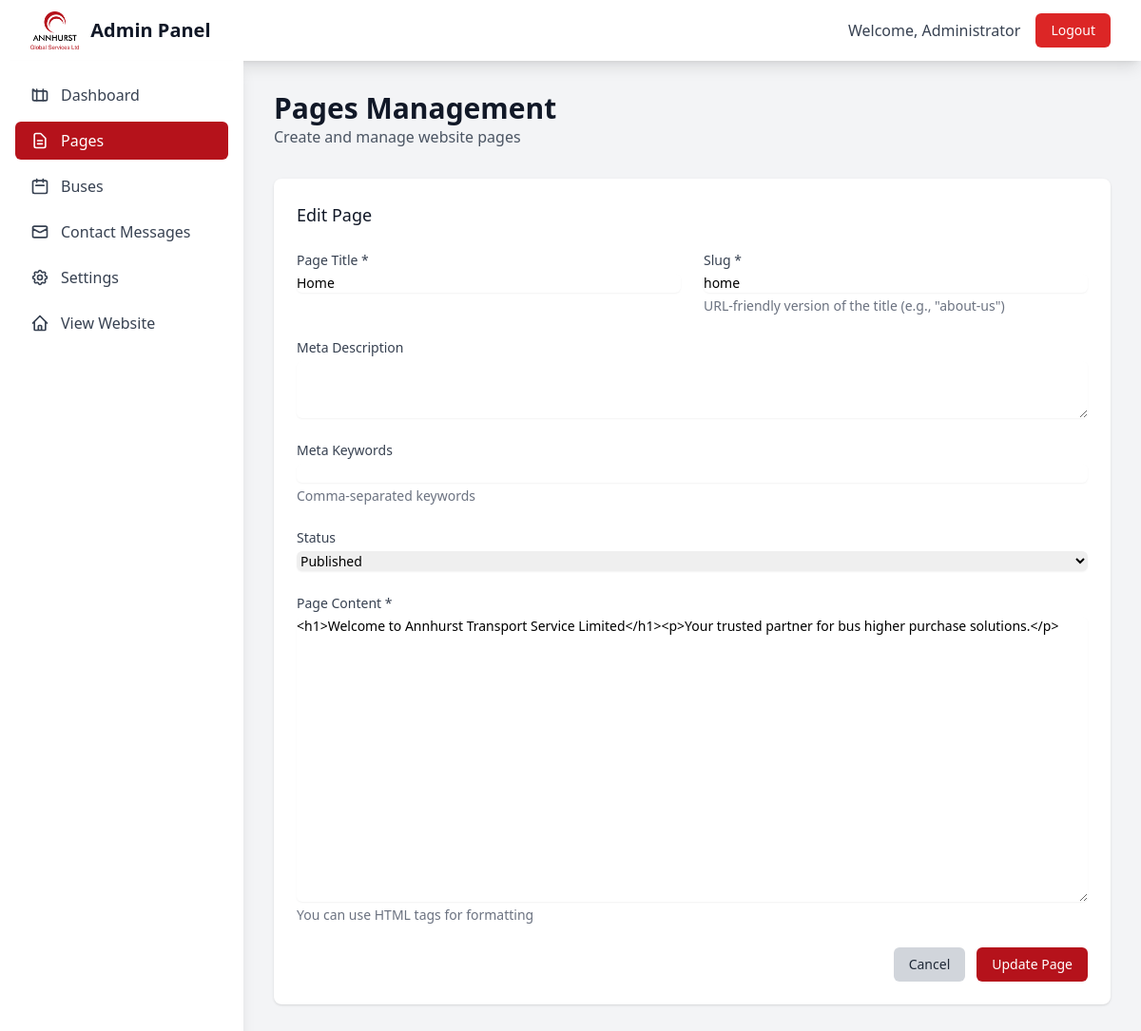
The page /admin/pages.php?action=edit&id=1 (signed in) on the database its author committed.
### tables this page shows
CREATE TABLE pages (
    id INT AUTO_INCREMENT PRIMARY KEY,
    title VARCHAR(255) NOT NULL,
    slug VARCHAR(255) UNIQUE NOT NULL,
    content LONGTEXT,
    meta_description TEXT,
    meta_keywords TEXT,
    status ENUM('published', 'draft', 'private') DEFAULT 'draft',
    featured_image VARCHAR(255),
    author_id INT,
    created_at TIMESTAMP DEFAULT CURRENT_TIMESTAMP,
    updated_at TIMESTAMP DEFAULT CURRENT_TIMESTAMP ON UPDATE CURRENT_TIMESTAMP,
    FOREIGN KEY (author_id) REFERENCES users(id) ON DELETE SET NULL
);

### admin/pages.php (the view, shortened to what this page needs)
<?php
$action = $_GET['action'] ?? 'list';
function getPages() {
    try {
        $pdo = getDBConnection();
        $stmt = $pdo->query("SELECT p.*, u.username as author FROM pages p LEFT JOIN users u ON p.author_id = u.id ORDER BY p.created_at DESC");
        return $stmt->fetchAll();
    } catch (Exception $e) {
        return [];
    }
}
function getPage($id) {
    try {
        $pdo = getDBConnection();
        $stmt = $pdo->prepare("SELECT * FROM pages WHERE id = ?");
        $stmt->execute([$id]);
        return $stmt->fetch();
    } catch (Exception $e) {
        return null;
    }
}
$pages = getPages();
$currentPage = null;
if ($action === 'edit' && isset($_GET['id'])) {
    $currentPage = getPage($_GET['id']);
}
?>
<!DOCTYPE html>
<html lang="en">
<head>
    <script src="https://cdn.tailwindcss.com"></script>
</head>
<body class="bg-gray-100">
    <nav class="bg-white shadow-lg">
        <div class="max-w-7xl mx-auto px-4 sm:px-6 lg:px-8">
            <div class="flex justify-between h-16">
                <div class="flex items-center">
                    <div class="flex-shrink-0">
                        <div class="flex items-center">
                            <div class="rounded-lg flex items-center justify-center mr-3">
                                <img src="../img/ann.png" alt="Annhurst Transport" class="h-10 w-auto">
                            </div>
                            <span class="text-xl font-bold text-gray-900">Admin Panel</span>
                        </div>
                    </div>
                </div>
                <div class="flex items-center space-x-4">
                    <span class="text-gray-700">Welcome, <?php echo htmlspecialchars($_SESSION['admin_name']); ?></span>
                    <a href="logout.php" class="bg-red-600 hover:bg-red-700 text-white px-4 py-2 rounded-md text-sm font-medium transition-colors">Logout</a>
                </div>
            </div>
        </div>
    </nav>
    <div class="flex">
        <div class="w-64 bg-white shadow-lg min-h-screen">
            <div class="p-4">
                <nav class="space-y-2">
                    <a href="dashboard.php" class="flex items-center px-4 py-2 text-gray-700 hover:bg-gray-100 rounded-md">
                        Dashboard
                    </a>
                    <a href="pages.php" class="flex items-center px-4 py-2 text-gray-700 bg-primary text-white rounded-md">
                        <svg class="w-5 h-5 mr-3" fill="none" stroke="currentColor" viewBox="0 0 24 24">
                            <path stroke-linecap="round" stroke-linejoin="round" stroke-width="2" d="M9 12h6m-6 4h6m2 5H7a2 2 0 01-2-2V5a2 2 0 012-2h5.586a1 1 0 01.707.293l5.414 5.414a1 1 0 01.293.707V19a2 2 0 01-2 2z"></path>
                        </svg>
                        Pages
                    </a>
                    <a href="buses.php" class="flex items-center px-4 py-2 text-gray-700 hover:bg-gray-100 rounded-md">
                        <svg class="w-5 h-5 mr-3" fill="none" stroke="currentColor" viewBox="0 0 24 24">
                            <path stroke-linecap="round" stroke-linejoin="round" stroke-width="2" d="M8 7V3m8 4V3m-9 8h10M5 21h14a2 2 0 002-2V7a2 2 0 00-2-2H5a2 2 0 00-2 2v12a2 2 0 002 2z"></path>
                        </svg>
                        Buses
                    </a>
                    <a href="contacts.php" class="flex items-center px-4 py-2 text-gray-700 hover:bg-gray-100 rounded-md">
                        <svg class="w-5 h-5 mr-3" fill="none" stroke="currentColor" viewBox="0 0 24 24">
                            <path stroke-linecap="round" stroke-linejoin="round" stroke-width="2" d="M3 8l7.89 4.26a2 2 0 002.22 0L21 8M5 19h14a2 2 0 002-2V7a2 2 0 00-2-2H5a2 2 0 00-2 2v10a2 2 0 002 2z"></path>
                        </svg>
                        Contact Messages
                    </a>
                    <a href="settings.php" class="flex items-center px-4 py-2 text-gray-700 hover:bg-gray-100 rounded-md">
                        Settings
                    </a>
                    <a href="../index.php" class="flex items-center px-4 py-2 text-gray-700 hover:bg-gray-100 rounded-md">
                        <svg class="w-5 h-5 mr-3" fill="none" stroke="currentColor" viewBox="0 0 24 24">
                            <path stroke-linecap="round" stroke-linejoin="round" stroke-width="2" d="M3 12l2-2m0 0l7-7 7 7M5 10v10a1 1 0 001 1h3m10-11l2 2m-2-2v10a1 1 0 01-1 1h-3m-6 0a1 1 0 001-1v-4a1 1 0 011-1h2a1 1 0 011 1v4a1 1 0 001 1m-6 0h6"></path>
                        </svg>
                        View Website
                    </a>
                </nav>
            </div>
        </div>
        <div class="flex-1 p-8">
            <div class="mb-8 flex justify-between items-center">
                <div>
                    <h1 class="text-3xl font-bold text-gray-900">Pages Management</h1>
                    <p class="text-gray-600">Create and manage website pages</p>
                </div>
            </div>
            <?php if ($action === 'list'): ?>
                <div class="bg-white shadow rounded-lg">
                    <div class="px-6 py-4 border-b border-gray-200">
                        <h3 class="text-lg font-medium text-gray-900">All Pages</h3>
                    </div>
                    <div class="overflow-x-auto">
                        <table class="min-w-full divide-y divide-gray-200">
                            <thead class="bg-gray-50">
                                <tr>
                                    <th class="px-6 py-3 text-left text-xs font-medium text-gray-500 uppercase tracking-wider">Title</th>
                                    <th class="px-6 py-3 text-left text-xs font-medium text-gray-500 uppercase tracking-wider">Slug</th>
                                    <th class="px-6 py-3 text-left text-xs font-medium text-gray-500 uppercase tracking-wider">Status</th>
                                    <th class="px-6 py-3 text-left text-xs font-medium text-gray-500 uppercase tracking-wider">Author</th>
                                    <th class="px-6 py-3 text-left text-xs font-medium text-gray-500 uppercase tracking-wider">Created</th>
                                    <th class="px-6 py-3 text-left text-xs font-medium text-gray-500 uppercase tracking-wider">Actions</th>
                                </tr>
                            </thead>
                            <tbody class="bg-white divide-y divide-gray-200">
                                <?php foreach ($pages as $page): ?>
                                <tr>
                                    <td class="px-6 py-4 whitespace-nowrap">
                                        <div class="text-sm font-medium text-gray-900"><?php echo htmlspecialchars($page['title']); ?></div>
                                    </td>
                                    <td class="px-6 py-4 whitespace-nowrap">
                                        <div class="text-sm text-gray-500"><?php echo htmlspecialchars($page['slug']); ?></div>
                                    </td>
                                    <td class="px-6 py-4 whitespace-nowrap">
                                        <span class="px-2 inline-flex text-xs leading-5 font-semibold rounded-full
                                            <?php echo $page['status'] === 'published' ? 'bg-green-100 text-green-800' :
                                                  ($page['status'] === 'draft' ? 'bg-yellow-100 text-yellow-800' : 'bg-gray-100 text-gray-800'); ?>">
                                            <?php echo ucfirst($page['status']); ?>
                                        </span>
                                    </td>
                                    <td class="px-6 py-4 whitespace-nowrap text-sm text-gray-500">
                                        <?php echo htmlspecialchars($page['author'] ?? 'Unknown'); ?>
                                    </td>
                                    <td class="px-6 py-4 whitespace-nowrap text-sm text-gray-500">
                                        <?php echo date('M j, Y', strtotime($page['created_at'])); ?>
                                    </td>
                                    <td class="px-6 py-4 whitespace-nowrap text-sm font-medium">
                                        <a href="?action=edit&id=<?php echo $page['id']; ?>" class="text-primary hover:text-primary-dark mr-3">Edit</a>
                                        <a href="../index.php?page=<?php echo $page['slug']; ?>" target="_blank" class="text-blue-600 hover:text-blue-900 mr-3">View</a>
                                        <form method="POST" class="inline" onsubmit="return confirm('Are you sure you want to delete this page?')">
                                            <input type="hidden" name="id" value="<?php echo $page['id']; ?>">
                                            <button type="submit" name="action" value="delete" class="text-red-600 hover:text-red-900">Delete</button>
                                        </form>
                                    </td>
                                </tr>
                                <?php endforeach; ?>
                            </tbody>
                        </table>
                    </div>
                </div>
            <?php elseif ($action === 'new' || $action === 'edit'): ?>
                <div class="bg-white shadow rounded-lg p-6">
                    <h3 class="text-lg font-medium text-gray-900 mb-6">
                        <?php echo $action === 'new' ? 'Create New Page' : 'Edit Page'; ?>
                    </h3>
                    <form method="POST" class="space-y-6">
                        <div class="grid grid-cols-1 md:grid-cols-2 gap-6">
                            <div>
                                <label for="title" class="block text-sm font-medium text-gray-700">Page Title *</label>
                                <input type="text" id="title" name="title" required
                                       value="<?php echo htmlspecialchars($currentPage['title'] ?? ''); ?>"
                                       class="mt-1 block w-full border-gray-300 rounded-md shadow-sm focus:ring-primary focus:border-primary sm:text-sm">
                            </div>
                            <div>
                                <label for="slug" class="block text-sm font-medium text-gray-700">Slug *</label>
                                <input type="text" id="slug" name="slug" required
                                       value="<?php echo htmlspecialchars($currentPage['slug'] ?? ''); ?>"
                                       class="mt-1 block w-full border-gray-300 rounded-md shadow-sm focus:ring-primary focus:border-primary sm:text-sm">
                                <p class="mt-1 text-sm text-gray-500">URL-friendly version of the title (e.g., "about-us")</p>
                            </div>
                        </div>
                        <div>
                            <label for="meta_description" class="block text-sm font-medium text-gray-700">Meta Description</label>
                            <textarea id="meta_description" name="meta_description" rows="3"
                                      class="mt-1 block w-full border-gray-300 rounded-md shadow-sm focus:ring-primary focus:border-primary sm:text-sm"><?php echo htmlspecialchars($currentPage['meta_description'] ?? ''); ?></textarea>
                        </div>
                        <div>
                            <label for="meta_keywords" class="block text-sm font-medium text-gray-700">Meta Keywords</label>
                            <input type="text" id="meta_keywords" name="meta_keywords"
                                   value="<?php echo htmlspecialchars($currentPage['meta_keywords'] ?? ''); ?>"
                                   class="mt-1 block w-full border-gray-300 rounded-md shadow-sm focus:ring-primary focus:border-primary sm:text-sm">
                            <p class="mt-1 text-sm text-gray-500">Comma-separated keywords</p>
                        </div>
                        <div>
                            <label for="status" class="block text-sm font-medium text-gray-700">Status</label>
                            <select id="status" name="status" class="mt-1 block w-full border-gray-300 rounded-md shadow-sm focus:ring-primary focus:border-primary sm:text-sm">
                                <option value="published" <?php echo ($currentPage['status'] ?? '') === 'published' ? 'selected' : ''; ?>>Published</option>
                            </select>
                        </div>
                        <div>
                            <label for="content" class="block text-sm font-medium text-gray-700">Page Content *</label>
                            <textarea id="content" name="content" rows="15" required
                                      class="mt-1 block w-full border-gray-300 rounded-md shadow-sm focus:ring-primary focus:border-primary sm:text-sm"><?php echo htmlspecialchars($currentPage['content'] ?? ''); ?></textarea>
                            <p class="mt-1 text-sm text-gray-500">You can use HTML tags for formatting</p>
                        </div>
                        <div class="flex justify-end space-x-3">
                            <a href="?action=list" class="bg-gray-300 hover:bg-gray-400 text-gray-800 px-4 py-2 rounded-md text-sm font-medium transition-colors">
                                Cancel
                            </a>
                            <button type="submit" class="bg-primary hover:bg-primary-dark text-white px-4 py-2 rounded-md text-sm font-medium transition-colors">
                                <?php echo $action === 'new' ? 'Create Page' : 'Update Page'; ?>
                            </button>
                        </div>
                    </form>
                </div>
            <?php endif; ?>
        </div>
    </div>
</body>
</html>

### rows shown on the page
pages: title "Home", slug "home", status "Published", content "<h1>Welcome to Annhurst Transport Service Limited</h1><p>Your trusted partner for bus higher purchase solutions.</p>"

### other values the page prints
$_SESSION['admin_name'] "Administrator"
